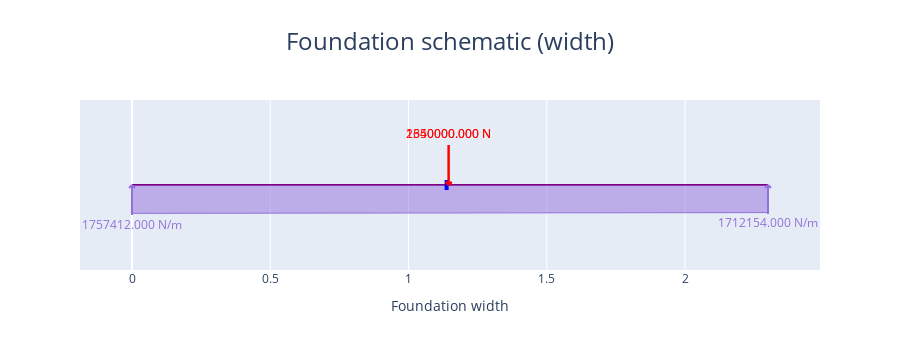

Source (notebook cell):
### Markdown cell above
#### Plot the foundation loading diagram in y direction

### Code cell
comb_footing_design.plot_foundation_loading_Y()
# This shows the loadings that the foundation is subjected to

### Figure 1 — Plotly figure (JSON) as saved in the notebook; plotly's stock layout.template omitted (floating-point values rounded to 4 significant figures)
{"data": [{"hoverinfo": "skip", "hovertemplate": "%{x} %{meta[0]}", "line": {"color": "purple", "width": 2}, "meta": ["m"], "mode": "lines", "name": "Beam_", "type": "scatter", "x": [0, 2.3], "y": [0, 0]}, {"hoverinfo": "skip", "hovertemplate": "x: %{x:.3f} %{meta[1]}<br>Fixed: %{meta[0]}", "marker": {"color": "blue", "size": 10, "symbol": "triangle-up"}, "meta": ["[1, 1, 1]", "m"], "mode": "markers", "name": "Support", "opacity": 0, "showlegend": false, "type": "scatter", "x": [1.145], "y": [0]}, {"fill": "tozeroy", "hoverinfo": "skip", "hovertemplate": "", "line": {"color": "mediumpurple", "width": 1}, "mode": "lines", "name": "Trapezoidal<br>Load", "type": "scatter", "x": [0, 2.3], "y": [-1, -0.9742]}, {"hoverinfo": "skip", "hovertemplate": "x: %{meta[0]:.3f} %{meta[3]}<br>Force: %{meta[1]:.3f} %{meta[4]}        <br>Angle: %{meta[2]:.3f} deg", "marker": {"color": "mediumpurple", "size": 10, "symbol": "triangle-up"}, "meta": [0, 1757412, 90, "m", "N/m"], "mode": "markers", "name": "Distributed<br>Load", "opacity": 0, "showlegend": false, "type": "scatter", "x": [0], "y": [0]}, {"hoverinfo": "skip", "hovertemplate": "x: %{meta[0]:.3f} %{meta[3]}<br>Force: %{meta[1]:.3f} %{meta[4]}        <br>Angle: %{meta[2]:.3f} deg", "marker": {"color": "mediumpurple", "size": 10, "symbol": "triangle-up"}, "meta": [2.3, 1712154, 90, "m", "N/m"], "mode": "markers", "name": "Distributed<br>Load", "opacity": 0, "showlegend": false, "type": "scatter", "x": [2.3], "y": [0]}, {"hoverinfo": "skip", "hovertemplate": "x: %{meta[1]:.3f} %{meta[2]}<br>Force: %{meta[0]:.3f} %{meta[3]}            <br>Angle: %{meta[5]:.3f} deg", "marker": {"color": "red", "size": 10, "symbol": "triangle-up"}, "meta": [1650000, 1.145, "m", "N", "N.m", -90], "mode": "markers", "name": "Point<br>Load", "opacity": 0, "showlegend": false, "type": "scatter", "x": [1.145], "y": [0]}, {"hoverinfo": "skip", "hovertemplate": "x: %{meta[1]:.3f} %{meta[2]}<br>Force: %{meta[0]:.3f} %{meta[3]}            <br>Angle: %{meta[5]:.3f} deg", "marker": {"color": "red", "size": 10, "symbol": "triangle-up"}, "meta": [2340000, 1.145, "m", "N", "N.m", -90], "mode": "markers", "name": "Point<br>Load", "opacity": 0, "showlegend": false, "type": "scatter", "x": [1.145], "y": [0]}], "layout": {"annotations": [{"font": {"color": "mediumpurple"}, "showarrow": false, "text": "1757412.000 N/m", "x": 0, "xref": "x", "xshift": 0, "y": 0, "yref": "y", "yshift": -39}, {"font": {"color": "mediumpurple"}, "showarrow": false, "text": "1712154.000 N/m", "x": 2.3, "xref": "x", "xshift": 0, "y": 0, "yref": "y", "yshift": -37.7}, {"font": {"color": "red"}, "showarrow": false, "text": "1650000.000 N", "x": 1.145, "xref": "x", "xshift": 0, "y": 0, "yref": "y", "yshift": 52}, {"font": {"color": "red"}, "showarrow": false, "text": "2340000.000 N", "x": 1.145, "xref": "x", "xshift": 0, "y": 0, "yref": "y", "yshift": 52}], "height": 350, "hovermode": "x", "shapes": [{"fillcolor": "blue", "line": {"color": "blue", "width": 4}, "type": "rect", "x0": -2, "x1": -2, "xanchor": 1.145, "xref": "x", "xsizemode": "pixel", "y0": -5, "y1": 5, "yanchor": 0, "yref": "y", "ysizemode": "pixel"}, {"line": {"color": "mediumpurple", "width": 2}, "type": "line", "x0": 0, "x1": 3, "xanchor": 0, "xref": "x", "xsizemode": "pixel", "y0": 0, "y1": -3, "yanchor": 0, "yref": "y", "ysizemode": "pixel"}, {"line": {"color": "mediumpurple", "width": 2}, "type": "line", "x0": 0, "x1": -3, "xanchor": 0, "xref": "x", "xsizemode": "pixel", "y0": 0, "y1": -3, "yanchor": 0, "yref": "y", "ysizemode": "pixel"}, {"line": {"color": "mediumpurple", "width": 2}, "type": "line", "x0": 0, "x1": 0, "xanchor": 0, "xref": "x", "xsizemode": "pixel", "y0": 0, "y1": -30, "yanchor": 0, "yref": "y", "ysizemode": "pixel"}, {"line": {"color": "mediumpurple", "width": 2}, "type": "line", "x0": 0, "x1": 3, "xanchor": 2.3, "xref": "x", "xsizemode": "pixel", "y0": 0, "y1": -3, "yanchor": 0, "yref": "y", "ysizemode": "pixel"}, {"line": {"color": "mediumpurple", "width": 2}, "type": "line", "x0": 0, "x1": -3, "xanchor": 2.3, "xref": "x", "xsizemode": "pixel", "y0": 0, "y1": -3, "yanchor": 0, "yref": "y", "ysizemode": "pixel"}, {"line": {"color": "mediumpurple", "width": 2}, "type": "line", "x0": 0, "x1": 0, "xanchor": 2.3, "xref": "x", "xsizemode": "pixel", "y0": 0, "y1": -29, "yanchor": 0, "yref": "y", "ysizemode": "pixel"}, {"line": {"color": "red", "width": 2}, "type": "line", "x0": 0, "x1": -3, "xanchor": 1.145, "xref": "x", "xsizemode": "pixel", "y0": 0, "y1": 3, "yanchor": 0, "yref": "y", "ysizemode": "pixel"}, {"line": {"color": "red", "width": 2}, "type": "line", "x0": 0, "x1": 3, "xanchor": 1.145, "xref": "x", "xsizemode": "pixel", "y0": 0, "y1": 3, "yanchor": 0, "yref": "y", "ysizemode": "pixel"}, {"line": {"color": "red", "width": 2}, "type": "line", "x0": 0, "x1": 0, "xanchor": 1.145, "xref": "x", "xsizemode": "pixel", "y0": 0, "y1": 40, "yanchor": 0, "yref": "y", "ysizemode": "pixel"}, {"line": {"color": "red", "width": 2}, "type": "line", "x0": 0, "x1": -3, "xanchor": 1.145, "xref": "x", "xsizemode": "pixel", "y0": 0, "y1": 3, "yanchor": 0, "yref": "y", "ysizemode": "pixel"}, {"line": {"color": "red", "width": 2}, "type": "line", "x0": 0, "x1": 3, "xanchor": 1.145, "xref": "x", "xsizemode": "pixel", "y0": 0, "y1": 3, "yanchor": 0, "yref": "y", "ysizemode": "pixel"}, {"line": {"color": "red", "width": 2}, "type": "line", "x0": 0, "x1": 0, "xanchor": 1.145, "xref": "x", "xsizemode": "pixel", "y0": 0, "y1": 40, "yanchor": 0, "yref": "y", "ysizemode": "pixel"}], "showlegend": false, "title": {"font": {"size": 24}, "text": "Foundation schematic (width)", "x": 0.5}, "xaxis": {"title": {"text": "Foundation width"}}, "yaxis": {"fixedrange": true, "range": [-3, 3], "visible": false}}}
